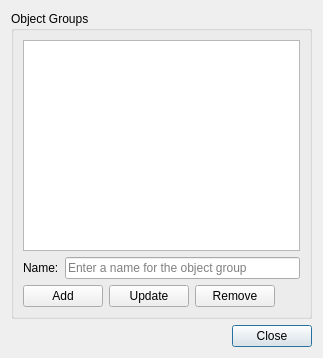
<?xml version="1.0" encoding="UTF-8"?>
<ui version="4.0">
 <class>ObjectGroupsDialog</class>
 <widget class="QDialog" name="ObjectGroupsDialog">
  <property name="geometry">
   <rect>
    <x>0</x>
    <y>0</y>
    <width>323</width>
    <height>358</height>
   </rect>
  </property>
  <property name="windowTitle">
   <string>Object Types</string>
  </property>
  <layout class="QGridLayout" name="gridLayout">
   <item row="0" column="0">
    <widget class="QGroupBox" name="groupBox">
     <property name="title">
      <string>Object Groups</string>
     </property>
     <layout class="QGridLayout" name="gridLayout_2">
      <item row="0" column="0">
       <widget class="QListWidget" name="view"/>
      </item>
      <item row="1" column="0">
       <widget class="QFrame" name="frame_2">
        <property name="frameShape">
         <enum>QFrame::NoFrame</enum>
        </property>
        <property name="frameShadow">
         <enum>QFrame::Raised</enum>
        </property>
        <layout class="QHBoxLayout" name="horizontalLayout_2">
         <property name="margin">
          <number>0</number>
         </property>
         <item>
          <widget class="QLabel" name="label">
           <property name="text">
            <string>Name:</string>
           </property>
          </widget>
         </item>
         <item>
          <widget class="QLineEdit" name="nameEdit">
           <property name="placeholderText">
            <string>Enter a name for the object group</string>
           </property>
          </widget>
         </item>
        </layout>
       </widget>
      </item>
      <item row="2" column="0">
       <widget class="QFrame" name="frame">
        <property name="frameShape">
         <enum>QFrame::NoFrame</enum>
        </property>
        <property name="frameShadow">
         <enum>QFrame::Raised</enum>
        </property>
        <layout class="QHBoxLayout" name="horizontalLayout">
         <property name="margin">
          <number>0</number>
         </property>
         <item>
          <widget class="QPushButton" name="addButton">
           <property name="text">
            <string>Add</string>
           </property>
           <property name="autoDefault">
            <bool>false</bool>
           </property>
          </widget>
         </item>
         <item>
          <widget class="QPushButton" name="updateButton">
           <property name="text">
            <string>Update</string>
           </property>
           <property name="autoDefault">
            <bool>false</bool>
           </property>
          </widget>
         </item>
         <item>
          <widget class="QPushButton" name="removeButton">
           <property name="text">
            <string>Remove</string>
           </property>
           <property name="autoDefault">
            <bool>false</bool>
           </property>
          </widget>
         </item>
         <item>
          <spacer name="horizontalSpacer">
           <property name="orientation">
            <enum>Qt::Horizontal</enum>
           </property>
           <property name="sizeHint" stdset="0">
            <size>
             <width>40</width>
             <height>20</height>
            </size>
           </property>
          </spacer>
         </item>
        </layout>
       </widget>
      </item>
     </layout>
    </widget>
   </item>
   <item row="1" column="0">
    <widget class="QDialogButtonBox" name="buttonBox">
     <property name="orientation">
      <enum>Qt::Horizontal</enum>
     </property>
     <property name="standardButtons">
      <set>QDialogButtonBox::Close</set>
     </property>
    </widget>
   </item>
  </layout>
 </widget>
 <resources/>
 <connections>
  <connection>
   <sender>buttonBox</sender>
   <signal>accepted()</signal>
   <receiver>ObjectGroupsDialog</receiver>
   <slot>accept()</slot>
   <hints>
    <hint type="sourcelabel">
     <x>248</x>
     <y>254</y>
    </hint>
    <hint type="destinationlabel">
     <x>157</x>
     <y>274</y>
    </hint>
   </hints>
  </connection>
  <connection>
   <sender>buttonBox</sender>
   <signal>rejected()</signal>
   <receiver>ObjectGroupsDialog</receiver>
   <slot>reject()</slot>
   <hints>
    <hint type="sourcelabel">
     <x>316</x>
     <y>260</y>
    </hint>
    <hint type="destinationlabel">
     <x>286</x>
     <y>274</y>
    </hint>
   </hints>
  </connection>
 </connections>
</ui>
